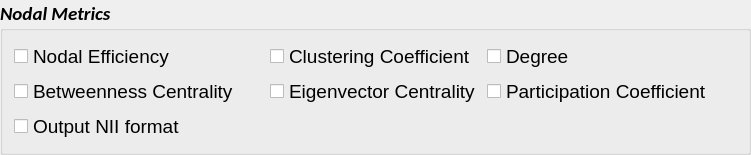
         <widget class="QGroupBox" name="groupBox_Nodal_Metrics">
          <property name="maximumSize">
           <size>
            <width>16777215</width>
            <height>270</height>
           </size>
          </property>
          <property name="font">
           <font>
            <family>Calibri</family>
            <pointsize>14</pointsize>
            <weight>75</weight>
            <italic>true</italic>
            <bold>true</bold>
           </font>
          </property>
          <property name="focusPolicy">
           <enum>Qt::StrongFocus</enum>
          </property>
          <property name="toolTip">
           <string>&lt;html&gt;&lt;head/&gt;&lt;body&gt;&lt;p&gt;Number of random networks for all global metrics.User could compare some global parameters between random networks and human brain networks by setting this.&lt;/p&gt;&lt;/body&gt;&lt;/html&gt;</string>
          </property>
          <property name="styleSheet">
           <string notr="true">QGroupBox#groupBox_Nodal_Metrics{font: 75 italic 14pt &quot;Calibri&quot;;}
QGroupBox#groupBox_Nodal_Metrics{ font-weight:bold;}
QGroupBox#groupBox_Nodal_Metrics{border: 2px solid rgb(200, 197, 191);
                                       }
QGroupBox#groupBox_Nodal_Metrics:focus{border: 2px solid rgb(200, 165, 140);
                                       }

</string>
          </property>
          <property name="title">
           <string>Nodal Metrics</string>
          </property>
          <layout class="QGridLayout" name="gridLayout_2">
           <item row="0" column="0">
            <widget class="QCheckBox" name="checkLp_NodalMetrics">
             <property name="sizePolicy">
              <sizepolicy hsizetype="Expanding" vsizetype="Fixed">
               <horstretch>0</horstretch>
               <verstretch>0</verstretch>
              </sizepolicy>
             </property>
             <property name="font">
              <font>
               <family>Arial</family>
               <pointsize>14</pointsize>
              </font>
             </property>
             <property name="focusPolicy">
              <enum>Qt::NoFocus</enum>
             </property>
             <property name="toolTip">
              <string>&lt;html&gt;&lt;head/&gt;&lt;body&gt;&lt;p&gt;&lt;span style=&quot; font-size:11pt; font-style:italic;&quot;&gt;Calculate the characteristic path length (Lp) of the nodal sets...&lt;/span&gt;&lt;/p&gt;&lt;/body&gt;&lt;/html&gt;</string>
             </property>
             <property name="whatsThis">
              <string/>
             </property>
             <property name="text">
              <string>Nodal Efficiency</string>
             </property>
            </widget>
           </item>
           <item row="0" column="1">
            <widget class="QCheckBox" name="checkCP_NodalMetrics">
             <property name="sizePolicy">
              <sizepolicy hsizetype="Expanding" vsizetype="Fixed">
               <horstretch>0</horstretch>
               <verstretch>0</verstretch>
              </sizepolicy>
             </property>
             <property name="maximumSize">
              <size>
               <width>16777215</width>
               <height>16777215</height>
              </size>
             </property>
             <property name="font">
              <font>
               <family>Arial</family>
               <pointsize>14</pointsize>
              </font>
             </property>
             <property name="focusPolicy">
              <enum>Qt::NoFocus</enum>
             </property>
             <property name="toolTip">
              <string>&lt;html&gt;&lt;head/&gt;&lt;body&gt;&lt;p&gt;&lt;span style=&quot; font-size:11pt; font-style:italic;&quot;&gt;Calculate clustering coefficient (Cp) of the nodal sets...&lt;/span&gt;&lt;/p&gt;&lt;/body&gt;&lt;/html&gt;</string>
             </property>
             <property name="text">
              <string>Clustering Coefficient</string>
             </property>
            </widget>
           </item>
           <item row="0" column="2">
            <widget class="QCheckBox" name="checkDegree">
             <property name="sizePolicy">
              <sizepolicy hsizetype="Minimum" vsizetype="Fixed">
               <horstretch>0</horstretch>
               <verstretch>0</verstretch>
              </sizepolicy>
             </property>
             <property name="font">
              <font>
               <family>Arial</family>
               <pointsize>14</pointsize>
              </font>
             </property>
             <property name="focusPolicy">
              <enum>Qt::NoFocus</enum>
             </property>
             <property name="toolTip">
              <string>&lt;html&gt;&lt;head/&gt;&lt;body&gt;&lt;p&gt;&lt;span style=&quot; font-size:11pt; font-style:italic;&quot;&gt;Calculate the degree centrality of the network.&lt;/span&gt;&lt;/p&gt;&lt;/body&gt;&lt;/html&gt;</string>
             </property>
             <property name="text">
              <string>Degree</string>
             </property>
            </widget>
           </item>
           <item row="1" column="0">
            <widget class="QCheckBox" name="checkCUBC">
             <property name="minimumSize">
              <size>
               <width>250</width>
               <height>0</height>
              </size>
             </property>
             <property name="font">
              <font>
               <family>Arial</family>
               <pointsize>14</pointsize>
              </font>
             </property>
             <property name="focusPolicy">
              <enum>Qt::NoFocus</enum>
             </property>
             <property name="toolTip">
              <string>&lt;html&gt;&lt;head/&gt;&lt;body&gt;&lt;p&gt;&lt;span style=&quot; font-size:11pt; font-style:italic;&quot;&gt;Calculate the betweenness centrality of the network.&lt;/span&gt;&lt;/p&gt;&lt;/body&gt;&lt;/html&gt;</string>
             </property>
             <property name="text">
              <string>Betweenness Centrality</string>
             </property>
            </widget>
           </item>
           <item row="1" column="1">
            <widget class="QCheckBox" name="checkCUEC">
             <property name="font">
              <font>
               <family>Arial</family>
               <pointsize>14</pointsize>
              </font>
             </property>
             <property name="focusPolicy">
              <enum>Qt::NoFocus</enum>
             </property>
             <property name="toolTip">
              <string>&lt;html&gt;&lt;head/&gt;&lt;body&gt;&lt;p&gt;&lt;span style=&quot; font-size:11pt; font-style:italic;&quot;&gt;Calculate the eigenvector centrality of the network.&lt;/span&gt;&lt;/p&gt;&lt;/body&gt;&lt;/html&gt;</string>
             </property>
             <property name="text">
              <string>Eigenvector Centrality</string>
             </property>
            </widget>
           </item>
           <item row="1" column="2">
            <widget class="QCheckBox" name="checkPC_CPU">
             <property name="minimumSize">
              <size>
               <width>250</width>
               <height>0</height>
              </size>
             </property>
             <property name="font">
              <font>
               <family>Arial</family>
               <pointsize>14</pointsize>
              </font>
             </property>
             <property name="focusPolicy">
              <enum>Qt::NoFocus</enum>
             </property>
             <property name="toolTip">
              <string>&lt;html&gt;&lt;head/&gt;&lt;body&gt;&lt;p&gt;&lt;span style=&quot; font-size:11pt; font-style:italic;&quot;&gt;Calculates participant coefficient for each subject (“.csr” files) in the given directory.&lt;/span&gt;&lt;/p&gt;&lt;/body&gt;&lt;/html&gt;</string>
             </property>
             <property name="text">
              <string>Participation Coefficient</string>
             </property>
            </widget>
           </item>
           <item row="2" column="0">
            <widget class="QCheckBox" name="checkConvertNII">
             <property name="font">
              <font>
               <family>Arial</family>
               <pointsize>14</pointsize>
              </font>
             </property>
             <property name="toolTip">
              <string>&lt;html&gt;&lt;head/&gt;&lt;body&gt;&lt;p&gt;&lt;span style=&quot; font-size:11pt;&quot;&gt;Put the nodal metric results back to the 3-D matrix and converts the .nm files to the standard NII format.&lt;/span&gt;&lt;/p&gt;&lt;/body&gt;&lt;/html&gt;</string>
             </property>
             <property name="text">
              <string>Output NII format</string>
             </property>
            </widget>
           </item>
          </layout>
         </widget>
